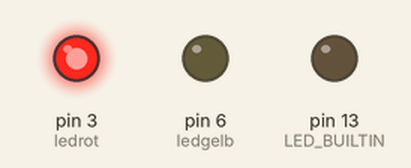
Simulated run of this sketch. Board: Arduino Uno, built with avr-gcc and run on an emulated ATmega328P. On the bench: output pins drawn as LEDs (lit = HIGH). Random numbers use the default seed unless the sketch sets one.

Above: at 0.47 s.
At 23.6 s:
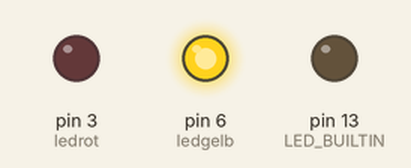
Timing chart, 0 to 40.0 s (numbered marks = the images above):
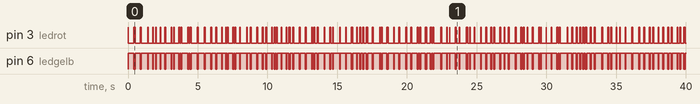

The sketch:

Day_4.ino
```cpp
//04blink

//Franzis Adventskalender für Arduino

int ledrot = 3;
int ledgelb = 6;

void setup() {
  // put your setup code here, to run once:
  pinMode(LED_BUILTIN, OUTPUT);
  pinMode(ledrot,OUTPUT);
  pinMode(ledgelb,OUTPUT);

}

void loop() {
  // put your main code here, to run repeatedly:
  digitalWrite(ledrot,HIGH);
  digitalWrite(ledgelb,LOW);
  delay(random(20,100));
  digitalWrite(ledrot,LOW);
  digitalWrite(ledgelb,HIGH);
  delay(random(50,500));
}
```
